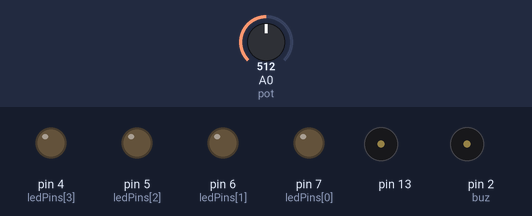
Bench run of a sketch on a simulated Arduino Uno, built with avr-gcc and run on an emulated ATmega328P. On the bench: output pins drawn as LEDs (lit = HIGH), buzzer (waves = sounding, pin HIGH). Inputs (shaded band) come from the test bench; at power-on: A0 (pot) = 512.

Above: at 1.2 s.
1.3 s: A0 (pot) set to 775
At 1.7 s:
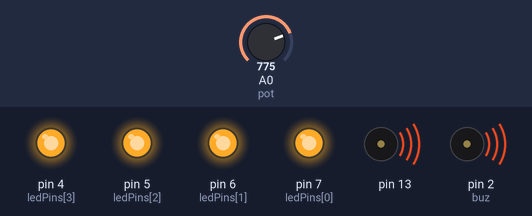
4.3 s: A0 (pot) set to 752
At 5.3 s:
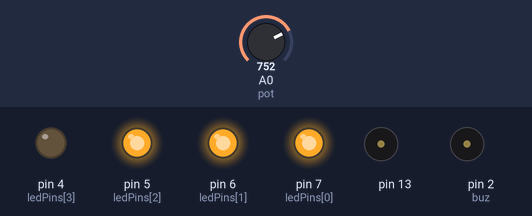
5.8 s: A0 (pot) set to 526
7.3 s: A0 (pot) set to 501
At 8.5 s:
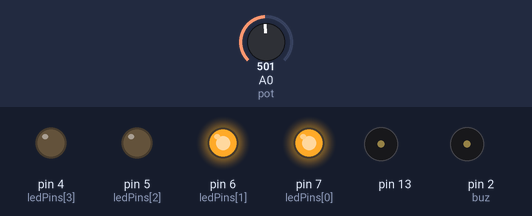
8.8 s: A0 (pot) set to 263
10.3 s: A0 (pot) set to 239
At 11.0 s:
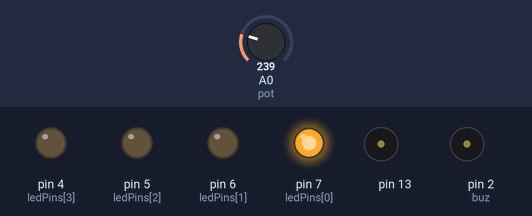
Timing chart, 0 to 12.8 s (numbered marks = the images above; inputs shaded):
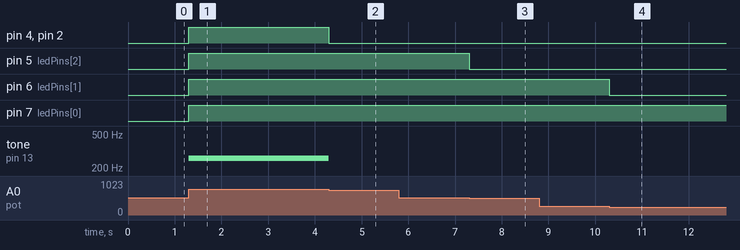

Measured:
- the behaviour switches between 766 and 765 on A0 (pot) (found by bisection; images 1 and 2)
- the behaviour switches between 512 and 511 on A0 (pot) (found by bisection; images 2 and 3)
- the behaviour switches between 256 and 255 on A0 (pot) (found by bisection; images 3 and 4)
- after the input at 1.3 s, pin 4 (ledPins[3]), pin 5 (ledPins[2]), pin 6 (ledPins[1]), pin 7 (ledPins[0]), pin 2 (buz): LOW → HIGH at once; tone on pin 13: silent → 261 Hz at once
- after the input at 4.3 s, pin 4 (ledPins[3]), pin 2 (buz): HIGH → LOW at once; tone on pin 13: 261 Hz → silent at once
- after the input at 5.8 s, every drawn part: stays the same
- after the input at 7.3 s, pin 5 (ledPins[2]): HIGH → LOW at once
- after the input at 8.8 s, every drawn part: stays the same
- after the input at 10.3 s, pin 6 (ledPins[1]): HIGH → LOW at once

The sketch:

main.ino
```cpp
/*
    Project : LED potentiometer meter with buzzer and Leds
    This simple project will either turn on or off the leds depending on the potentiometer value
    and will sound the buzzer when the potentiometer value is over 765
*/

int pot = A0;
float potMeter;
int buz = 2;
unsigned cont;

const int ledPins[] = {7, 6 ,5 ,4};
const int numPins = sizeof(ledPins) / sizeof(ledPins[0]);

/*
    Setup function
    Set the pins as inputs and outputs
*/
void setup(){

	pinMode(pot, INPUT);
  	pinMode(buz, OUTPUT);

  	for (cont = 0; cont < numPins; cont++) {
        pinMode(ledPins[cont], OUTPUT);
    }

 	Serial.begin(9600);
}

void loop(){
    potMeter = analogRead(pot);

	if (potMeter > 0.0 && potMeter <= 255){
      	digitalWrite(ledPins[0], HIGH);
    	for (cont = 1; cont < numPins; cont++){
  			digitalWrite(ledPins[cont], LOW);
        }
    }

  	if(potMeter > 256.0 && potMeter <= 511.0){
  		digitalWrite(ledPins[1], HIGH);
        for(cont=2; cont< numPins; cont++){
        	digitalWrite(ledPins[cont], LOW);
        }
  	}
    if(potMeter > 512.0 && potMeter <= 765){
    	digitalWrite(ledPins[2], HIGH);
    	for(cont = 3; cont < numPins; cont++){
        	digitalWrite(ledPins[cont], LOW);
        }
    }
    if(potMeter > 765){
    	for(cont = 0; cont < numPins; cont++){
        	digitalWrite(ledPins[cont], HIGH);
        }
      	digitalWrite(buz, HIGH);
        tone(13, 261, 500);
      	delay(500);
    } else {
    	digitalWrite(buz, LOW);
    }
}
```
